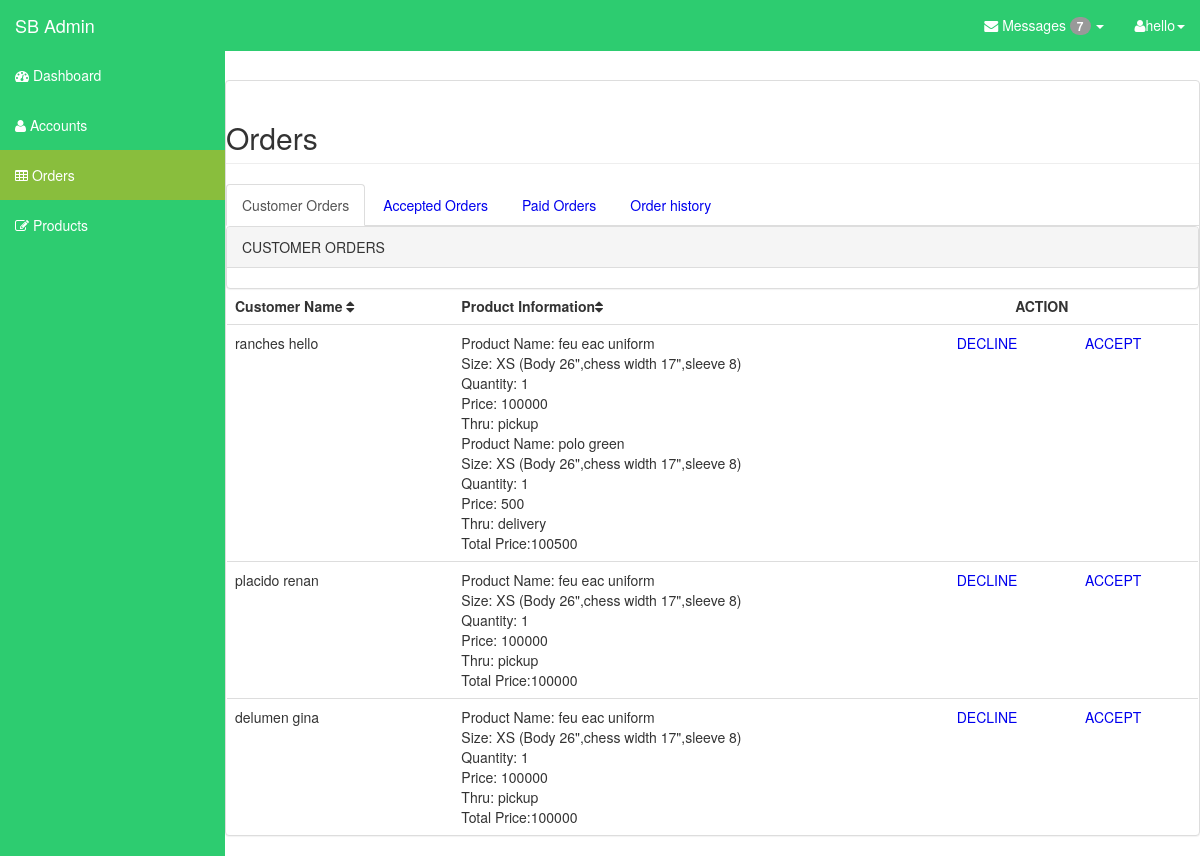
/sb-admin/order.php (signed in), run on the app's committed database.
### tables this page shows
CREATE TABLE IF NOT EXISTS `product_orders` (
  `oid` int(11) NOT NULL AUTO_INCREMENT,
  `customer_num` text NOT NULL,
  `product` varchar(5000) NOT NULL,
  `tprice` float NOT NULL,
  `status` int(30) NOT NULL,
  `date` text NOT NULL,
  `release_date` date NOT NULL,
  `trans_num` int(100) NOT NULL,
  `image` text NOT NULL,
  PRIMARY KEY (`oid`)
);

CREATE TABLE IF NOT EXISTS `accounts` (
  `user_id` int(11) NOT NULL AUTO_INCREMENT,
  `fname` varchar(25) NOT NULL,
  `lname` varchar(25) NOT NULL,
  `email` varchar(50) NOT NULL,
  `password` varchar(50) NOT NULL,
  `address` varchar(250) NOT NULL,
  `contact_no` int(20) NOT NULL,
  `status` int(5) NOT NULL,
  `usertype` int(10) NOT NULL,
  `codenum` text NOT NULL,
  PRIMARY KEY (`user_id`)
);

### sb-admin/order.php (the view, shortened to what this page needs)
<!DOCTYPE html>
<html lang="en">
  <head>
    <link href="css/bootstrap.css" rel="stylesheet">
    <link href="css/sb-admin.css" rel="stylesheet">
    <link rel="stylesheet" href="font-awesome/css/font-awesome.min.css">
    <link rel="stylesheet" href="http://cdn.oesmith.co.uk/morris-0.4.3.min.css">
  </head>
  <body>
    <div id="wrapper">
      <nav class="navbar navbar-inverse navbar-fixed-top" role="navigation">
        <div class="navbar-header">
          <a class="navbar-brand" href="index.php">SB Admin</a>
        </div>
        <div class="collapse navbar-collapse navbar-ex1-collapse">
           <ul class="nav navbar-nav side-nav">
            <li><a href="index.php"><i class="fa fa-dashboard"></i> Dashboard</a></li>
            <li><a href="accounts.php"><i class="fa fa-user"></i> Accounts</a></li>
            <li class="active"><a href="order.php"><i class="fa fa-table"></i> Orders</a></li>
            <li><a href="products-cms.php"><i class="fa fa-edit"></i> Products</a></li>
          </ul>
          <ul class="nav navbar-nav navbar-right navbar-user">
            <li class="dropdown messages-dropdown">
              <a href="#" class="dropdown-toggle" data-toggle="dropdown"><i class="fa fa-envelope"></i> Messages <span class="badge">7</span> <b class="caret"></b></a>
            </li>
            <li class="dropdown user-dropdown">
              <a href="#" class="dropdown-toggle" data-toggle="dropdown"><i class="fa fa-user"></i><?php echo $_SESSION['fname'];?><b class="caret"></b></a>
            </li>
          </ul>
        </div>
      </nav>
      <div id="page-wrapper">
        </div>
		<div class="panel panel-default">
		<div class="row">
            <div class="col-lg-12">
                <h2 class="page-header">Orders</h2>
                <ul id="myTab" class="nav nav-tabs">
                    <li class="active"><a href="#service-one" data-toggle="tab">Customer Orders</a>
                    </li>
                    <li><a href="#service-two" data-toggle="tab">Accepted Orders</a>
                    </li>
                    <li><a href="#service-three" data-toggle="tab">Paid Orders</a>
                    </li>
					<li><a href="#service-four" data-toggle="tab">Order history</a>
                    </li>
                </ul>
                <div id="myTabContent" class="tab-content">
                    <div class="tab-pane fade in active" id="service-one">
                       <div class="panel panel-default">
                         <div class="panel-heading">CUSTOMER ORDERS</div>
			<br>
			<table class="table table-hover" align="right" width="100%" >
					<th align="center">Customer Name <i class="fa fa-sort"></i></th>
                    <th align="center">Product Information<i class="fa fa-sort"></i></th>
                    <center> <th colspan="2">&nbsp&nbsp&nbsp&nbsp&nbsp&nbsp&nbsp&nbsp&nbsp&nbsp&nbsp&nbsp&nbsp&nbsp&nbspACTION </th> </center>
				     <?php
			$q = mysql_query("SELECT * FROM product_orders where status = 0");
				while($rows = mysql_fetch_assoc($q))
				{
						$id = $rows['oid'];
						$product = $rows['product'];
						$status = $rows['status'];
						$custnum = $rows['customer_num'];
						$price = $rows['tprice'];
							$sequerry = mysql_query("SELECT * FROM accounts where user_id = $custnum");
                       while($r = mysql_fetch_assoc($sequerry))
				{
						$fnames = $r['fname'];
						$lnames = $r['lname'];
						}
					echo '<tr>';
                            echo '<td>'.$lnames.' '.$fnames.'</td>';
                            echo '<td>'.$product.'Total Price:'.$price.'</td>';
							if($status == '1'){
								echo '<td>'.'<a href=activated.php?id='.$id.'>VIEW TRANSACTION NUMBER</a>'.'</td>';
							}
							else if($status =='0'){
								echo '<td>'.'<a href=decline.php?id='.$id.'>DECLINE</a>'.'</td>';
								echo '<td>'.'<a href=accept.php?id='.$id.'>ACCEPT</a>'.'</td>';
								}
                            echo '</tr>';
						}
                     ?>
</table></div>
                    </div>
                </div>
            </div>
        </div>
            </div>
        </div>
  </body>
</html>

### sb-admin/css/sb-admin.css (style rules this page uses)
body { margin-top: 50px; }
#wrapper { padding-left: 0; }
#page-wrapper { width: 100%; padding: 5px 15px; }
@media (min-width:768px) { #wrapper { padding-left: 225px; } }
@media (min-width:768px) { #page-wrapper { padding: 15px 25px; } }
@media (min-width:768px) { .side-nav { margin-left: -225px; left: 225px; width: 225px; position: fixed; top: 50px; height: 100%; border-radius: 0; border: none; background-color: #2dcc70; overflow-y: auto; } }
@media (min-width:768px) { .side-nav>li>a { width: 225px; } }
@media (min-width:768px) { .navbar-collapse { padding-left: 15px !important; padding-right: 15px !important; } }

### data on the page
product_orders: accounts.lname "ranches", accounts.fname "hello", product "Product Name: feu eac uniform Size: XS (Body 26\",chess width 17\",sleeve 8) Quantity: 1 Price: 100000 Thru: pickup Product Name: polo green Size: XS (Body 26\",chess width 17\",sleeve 8) Quantity: 1 Price: 500 Thru: delivery", tprice "100500"
product_orders: accounts.lname "placido", accounts.fname "renan", product "Product Name: feu eac uniform Size: XS (Body 26\",chess width 17\",sleeve 8) Quantity: 1 Price: 100000 Thru: pickup", tprice "100000"
product_orders: accounts.lname "delumen", accounts.fname "gina", product "Product Name: feu eac uniform Size: XS (Body 26\",chess width 17\",sleeve 8) Quantity: 1 Price: 100000 Thru: pickup", tprice "100000"

### other printed values
$_SESSION['fname'] "hello"
